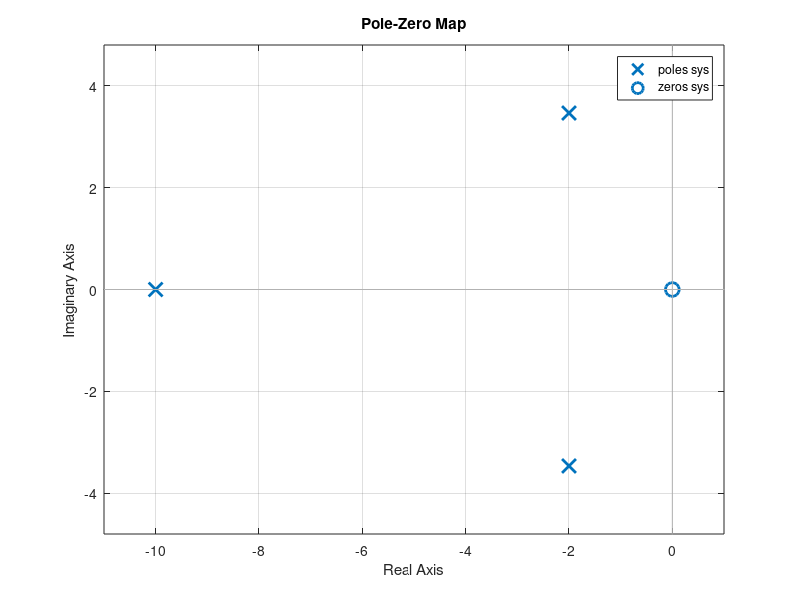

Write MATLAB code to recreate this figure.
clc;clear all;
A = [0 1 0;0 0 1;-160 -56 -14];
B = [0;1;-14];
C = [1 0 0];
D = [0];
lambda = eig(A)
[num,dem] = ss2tf(A,B,C,D)
sys = tf(num,dem)
pzmap(sys)
grid on

